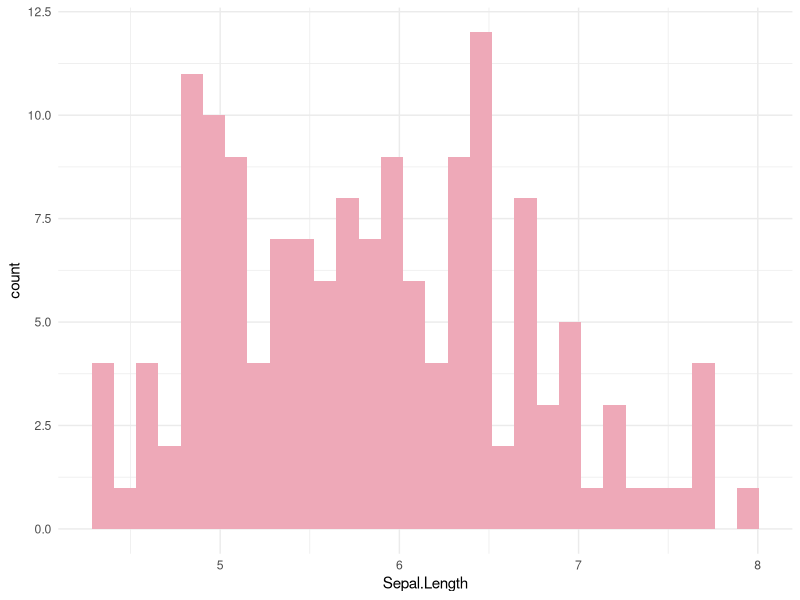

This figure's R source:
## ---- chunk 1
knitr::opts_chunk$set(echo = TRUE)
library(tidyverse)
## ---- chunk 2
col <- colors()
colors()
## ---- chunk 3
ggplot(iris, aes(x=Sepal.Length)) +
  geom_histogram(fill=col[538]) +
  theme_minimal()
